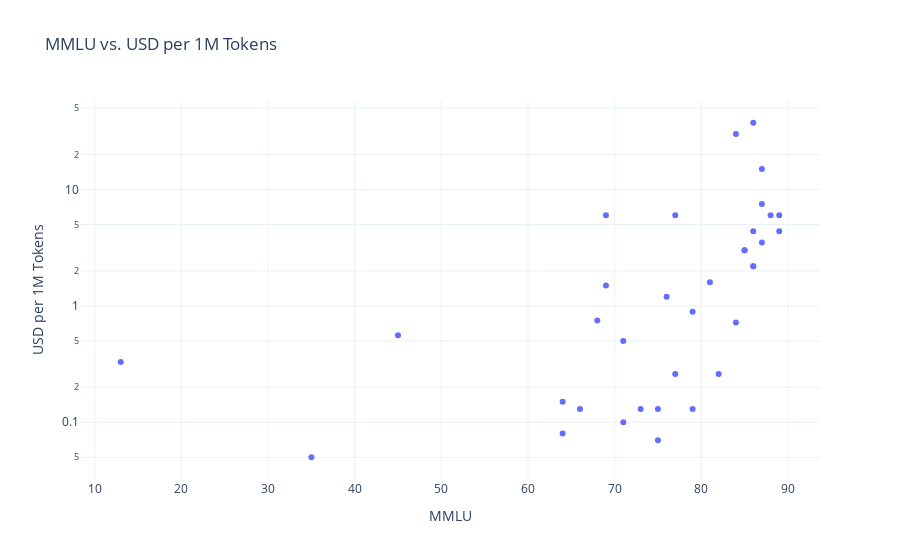

The code cell stored with this chart in its notebook:
### Code cell
# Plot 'MMLU' vs. 'USD per 1M Tokens'
fig = px.scatter(aa_df, x='MMLU', y='USD per 1M Tokens', title='MMLU vs. USD per 1M Tokens')
fig.update_layout(yaxis_type='log')
fig.show()

### Figure 1 — Plotly figure (JSON) as saved in the notebook; plotly's stock layout.template omitted (floating-point values rounded to 4 significant figures)
{"data": [{"hovertemplate": "MMLU=%{x}<br>USD per 1M Tokens=%{y}<extra></extra>", "legendgroup": "", "marker": {"color": "#636efa", "symbol": "circle"}, "mode": "markers", "name": "", "orientation": "v", "showlegend": false, "type": "scatter", "x": [87, 89, 86, 82, 86, 87, 68, 87, 84, 71, 64, 35, 79, 64, 45, 13, 75, 79, 75, 86, 86, 73, 77, 71, 77, 84, 81, 88, 89, 66, 76, 69, 69, 85, 85], "xaxis": "x", "y": [7.5, 4.38, 4.38, 0.26, 37.5, 15, 0.75, 3.5, 0.72, 0.1, 0.08, 0.05, 0.89, 0.15, 0.56, 0.33, 0.07, 0.13, 0.13, 2.19, 2.19, 0.13, 0.26, 0.5, 6, 30, 1.6, 6, 6, 0.13, 1.2, 1.5, 6, 3, 3], "yaxis": "y"}], "layout": {"legend": {"tracegroupgap": 0}, "title": {"text": "MMLU vs. USD per 1M Tokens"}, "xaxis": {"anchor": "y", "domain": [0, 1], "title": {"text": "MMLU"}}, "yaxis": {"anchor": "x", "domain": [0, 1], "title": {"text": "USD per 1M Tokens"}, "type": "log"}}}
